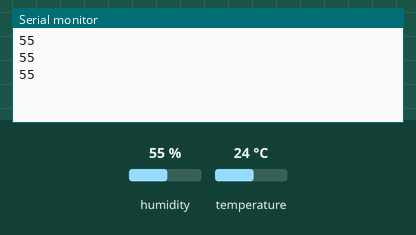
This sketch was run on a simulated Arduino Uno, built with avr-gcc and run on an emulated ATmega328P. On the bench: the last lines printed to the serial monitor. Inputs (shaded band) come from the test bench; at power-on: humidity 55 %, temperature 24 °C.

Above: at 3.8 s.
3.9 s: humidity set to 22 %
At 6.5 s:
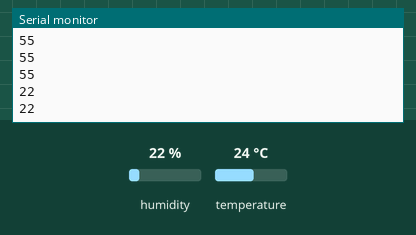
6.7 s: humidity set to 40 %
At 7.9 s:
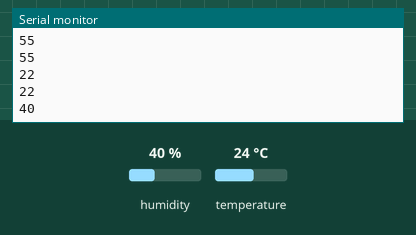
Timing chart, 0 to 9.7 s (numbered marks = the images above; inputs shaded):
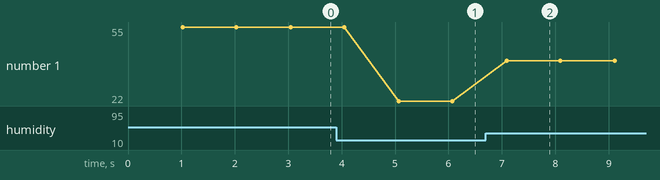

Measured:
- after the input at 3.9 s, the serial monitor: prints a new line after 1.2 s (image 1)
- after the input at 6.7 s, the serial monitor: prints a new line after 0.39 s (image 2)
- plotted number 1: 55 → 22 after the input at 3.9 s, 22 → 40 after the input at 6.7 s

The sketch:

dth11.ino
```cpp
#include "DHT.h"

#define PIN 2
#define DHTTYPE DHT11

DHT dht(2, DHT11);
void setup() {
  Serial.begin(9600);
  dht.begin();
}

void loop() {
  delay(1000);
  int humedad = dht.readHumidity();
  int temperatura = dht.readTemperature();
  if(isnan(temperatura) || isnan(humedad)){
    Serial.println("Error obteniendo datos");
  }
  Serial.println(humedad);
  return;
}
```
